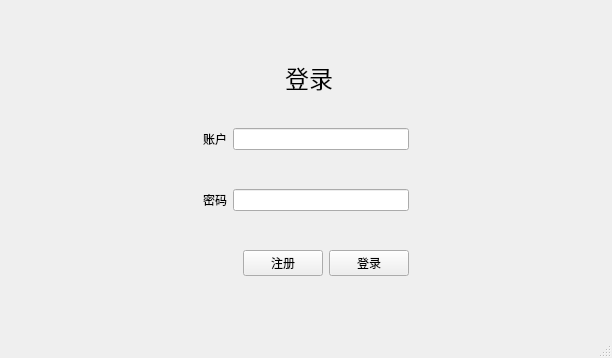
<?xml version="1.0" encoding="UTF-8"?>
<ui version="4.0">
 <class>MainWindow</class>
 <widget class="QMainWindow" name="MainWindow">
  <property name="geometry">
   <rect>
    <x>0</x>
    <y>0</y>
    <width>612</width>
    <height>358</height>
   </rect>
  </property>
  <property name="minimumSize">
   <size>
    <width>612</width>
    <height>358</height>
   </size>
  </property>
  <property name="maximumSize">
   <size>
    <width>612</width>
    <height>358</height>
   </size>
  </property>
  <property name="windowTitle">
   <string>登录</string>
  </property>
  <widget class="QWidget" name="centralwidget">
   <layout class="QHBoxLayout" name="horizontalLayout_5">
    <item>
     <spacer name="horizontalSpacer_3">
      <property name="orientation">
       <enum>Qt::Horizontal</enum>
      </property>
      <property name="sizeHint" stdset="0">
       <size>
        <width>183</width>
        <height>20</height>
       </size>
      </property>
     </spacer>
    </item>
    <item>
     <layout class="QVBoxLayout" name="verticalLayout_3">
      <item>
       <spacer name="verticalSpacer">
        <property name="orientation">
         <enum>Qt::Vertical</enum>
        </property>
        <property name="sizeHint" stdset="0">
         <size>
          <width>20</width>
          <height>79</height>
         </size>
        </property>
       </spacer>
      </item>
      <item>
       <layout class="QVBoxLayout" name="verticalLayout_2">
        <item>
         <layout class="QHBoxLayout" name="horizontalLayout_4">
          <item>
           <spacer name="horizontalSpacer">
            <property name="orientation">
             <enum>Qt::Horizontal</enum>
            </property>
            <property name="sizeHint" stdset="0">
             <size>
              <width>38</width>
              <height>20</height>
             </size>
            </property>
           </spacer>
          </item>
          <item>
           <widget class="QLabel" name="label_3">
            <property name="font">
             <font>
              <family>楷体</family>
              <pointsize>18</pointsize>
             </font>
            </property>
            <property name="text">
             <string> 登录</string>
            </property>
           </widget>
          </item>
          <item>
           <spacer name="horizontalSpacer_2">
            <property name="orientation">
             <enum>Qt::Horizontal</enum>
            </property>
            <property name="sizeHint" stdset="0">
             <size>
              <width>28</width>
              <height>20</height>
             </size>
            </property>
           </spacer>
          </item>
         </layout>
        </item>
        <item>
         <spacer name="verticalSpacer_5">
          <property name="orientation">
           <enum>Qt::Vertical</enum>
          </property>
          <property name="sizeHint" stdset="0">
           <size>
            <width>20</width>
            <height>40</height>
           </size>
          </property>
         </spacer>
        </item>
        <item>
         <layout class="QVBoxLayout" name="verticalLayout">
          <item>
           <layout class="QHBoxLayout" name="horizontalLayout">
            <item>
             <widget class="QLabel" name="label_2">
              <property name="text">
               <string>账户</string>
              </property>
             </widget>
            </item>
            <item>
             <widget class="QLineEdit" name="lineEdit"/>
            </item>
           </layout>
          </item>
          <item>
           <spacer name="verticalSpacer_4">
            <property name="orientation">
             <enum>Qt::Vertical</enum>
            </property>
            <property name="sizeHint" stdset="0">
             <size>
              <width>20</width>
              <height>40</height>
             </size>
            </property>
           </spacer>
          </item>
          <item>
           <layout class="QHBoxLayout" name="horizontalLayout_2">
            <item>
             <widget class="QLabel" name="label">
              <property name="text">
               <string>密码</string>
              </property>
             </widget>
            </item>
            <item>
             <widget class="QLineEdit" name="lineEdit_2">
              <property name="echoMode">
               <enum>QLineEdit::Password</enum>
              </property>
             </widget>
            </item>
           </layout>
          </item>
          <item>
           <spacer name="verticalSpacer_3">
            <property name="orientation">
             <enum>Qt::Vertical</enum>
            </property>
            <property name="sizeHint" stdset="0">
             <size>
              <width>20</width>
              <height>40</height>
             </size>
            </property>
           </spacer>
          </item>
          <item>
           <layout class="QHBoxLayout" name="horizontalLayout_3">
            <item>
             <spacer name="horizontalSpacer_5">
              <property name="orientation">
               <enum>Qt::Horizontal</enum>
              </property>
              <property name="sizeHint" stdset="0">
               <size>
                <width>40</width>
                <height>20</height>
               </size>
              </property>
             </spacer>
            </item>
            <item>
             <widget class="QPushButton" name="pushButton">
              <property name="text">
               <string>注册</string>
              </property>
             </widget>
            </item>
            <item>
             <widget class="QPushButton" name="pushButton_2">
              <property name="text">
               <string>登录</string>
              </property>
             </widget>
            </item>
           </layout>
          </item>
         </layout>
        </item>
       </layout>
      </item>
      <item>
       <spacer name="verticalSpacer_2">
        <property name="orientation">
         <enum>Qt::Vertical</enum>
        </property>
        <property name="sizeHint" stdset="0">
         <size>
          <width>20</width>
          <height>79</height>
         </size>
        </property>
       </spacer>
      </item>
     </layout>
    </item>
    <item>
     <spacer name="horizontalSpacer_4">
      <property name="orientation">
       <enum>Qt::Horizontal</enum>
      </property>
      <property name="sizeHint" stdset="0">
       <size>
        <width>183</width>
        <height>20</height>
       </size>
      </property>
     </spacer>
    </item>
   </layout>
  </widget>
  <widget class="QMenuBar" name="menubar">
   <property name="geometry">
    <rect>
     <x>0</x>
     <y>0</y>
     <width>612</width>
     <height>23</height>
    </rect>
   </property>
  </widget>
  <widget class="QStatusBar" name="statusbar"/>
 </widget>
 <resources/>
 <connections/>
</ui>
